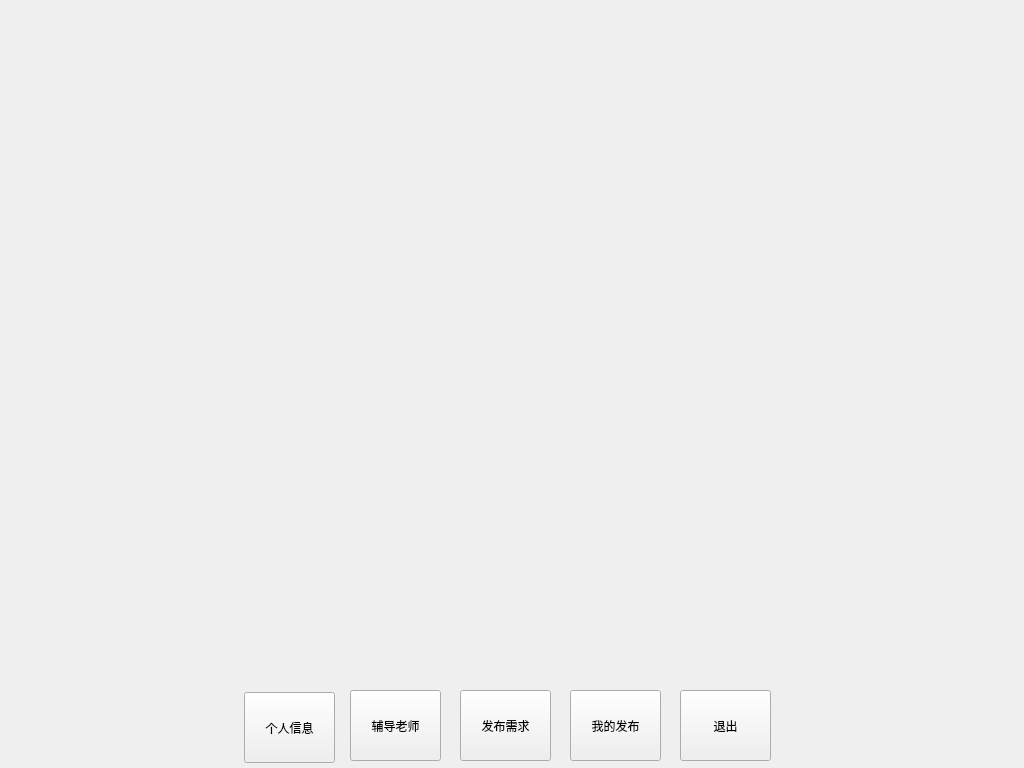
<?xml version="1.0" encoding="UTF-8"?>
<ui version="4.0">
 <class>StudentWidget</class>
 <widget class="QWidget" name="StudentWidget">
  <property name="geometry">
   <rect>
    <x>0</x>
    <y>0</y>
    <width>1024</width>
    <height>768</height>
   </rect>
  </property>
  <property name="windowTitle">
   <string>Form</string>
  </property>
  <widget class="QPushButton" name="btn_1">
   <property name="geometry">
    <rect>
     <x>244</x>
     <y>692</y>
     <width>91</width>
     <height>71</height>
    </rect>
   </property>
   <property name="text">
    <string>个人信息</string>
   </property>
  </widget>
  <widget class="QStackedWidget" name="stackedWidget">
   <property name="geometry">
    <rect>
     <x>10</x>
     <y>10</y>
     <width>1001</width>
     <height>671</height>
    </rect>
   </property>
   <widget class="QWidget" name="page"/>
   <widget class="QWidget" name="page_2"/>
  </widget>
  <widget class="QPushButton" name="btn_2">
   <property name="geometry">
    <rect>
     <x>350</x>
     <y>690</y>
     <width>91</width>
     <height>71</height>
    </rect>
   </property>
   <property name="text">
    <string>辅导老师</string>
   </property>
  </widget>
  <widget class="QPushButton" name="btn_5">
   <property name="geometry">
    <rect>
     <x>460</x>
     <y>690</y>
     <width>91</width>
     <height>71</height>
    </rect>
   </property>
   <property name="text">
    <string>发布需求</string>
   </property>
  </widget>
  <widget class="QPushButton" name="btn_6">
   <property name="geometry">
    <rect>
     <x>570</x>
     <y>690</y>
     <width>91</width>
     <height>71</height>
    </rect>
   </property>
   <property name="text">
    <string>我的发布</string>
   </property>
  </widget>
  <widget class="QPushButton" name="btn_quit">
   <property name="geometry">
    <rect>
     <x>680</x>
     <y>690</y>
     <width>91</width>
     <height>71</height>
    </rect>
   </property>
   <property name="text">
    <string>退出</string>
   </property>
  </widget>
 </widget>
 <resources/>
 <connections/>
</ui>
